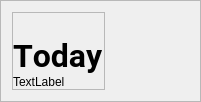
                <widget class="QFrame" name="frame">
                 <property name="frameShape">
                  <enum>QFrame::StyledPanel</enum>
                 </property>
                 <property name="frameShadow">
                  <enum>QFrame::Raised</enum>
                 </property>
                 <layout class="QHBoxLayout" name="horizontalLayout_6">
                  <item>
                   <widget class="QFrame" name="frame_3">
                    <property name="frameShape">
                     <enum>QFrame::StyledPanel</enum>
                    </property>
                    <property name="frameShadow">
                     <enum>QFrame::Raised</enum>
                    </property>
                    <layout class="QVBoxLayout" name="verticalLayout_17">
                     <property name="spacing">
                      <number>0</number>
                     </property>
                     <property name="leftMargin">
                      <number>0</number>
                     </property>
                     <property name="topMargin">
                      <number>0</number>
                     </property>
                     <property name="rightMargin">
                      <number>0</number>
                     </property>
                     <property name="bottomMargin">
                      <number>0</number>
                     </property>
                     <item alignment="Qt::AlignLeft">
                      <widget class="QPushButton" name="men0_btn">
                       <property name="cursor">
                        <cursorShape>PointingHandCursor</cursorShape>
                       </property>
                       <property name="styleSheet">
                        <string notr="true">border-radius: 5; padding: 5px;</string>
                       </property>
                       <property name="text">
                        <string/>
                       </property>
                       <property name="icon">
                        <iconset resource="resource.qrc">
                         <normaloff>:/i/resources/icons/menu.png</normaloff>:/i/resources/icons/menu.png</iconset>
                       </property>
                       <property name="iconSize">
                        <size>
                         <width>20</width>
                         <height>20</height>
                        </size>
                       </property>
                      </widget>
                     </item>
                     <item>
                      <widget class="QLabel" name="label">
                       <property name="font">
                        <font>
                         <family>Roboto</family>
                         <pointsize>24</pointsize>
                         <bold>true</bold>
                         <strikeout>false</strikeout>
                         <kerning>false</kerning>
                        </font>
                       </property>
                       <property name="text">
                        <string>Today</string>
                       </property>
                       <property name="scaledContents">
                        <bool>true</bool>
                       </property>
                       <property name="margin">
                        <number>0</number>
                       </property>
                       <property name="textInteractionFlags">
                        <set>Qt::NoTextInteraction</set>
                       </property>
                      </widget>
                     </item>
                     <item>
                      <widget class="QLabel" name="day_date">
                       <property name="text">
                        <string>TextLabel</string>
                       </property>
                       <property name="wordWrap">
                        <bool>false</bool>
                       </property>
                      </widget>
                     </item>
                    </layout>
                   </widget>
                  </item>
                  <item>
                   <spacer name="horizontalSpacer_2">
                    <property name="orientation">
                     <enum>Qt::Horizontal</enum>
                    </property>
                    <property name="sizeHint" stdset="0">
                     <size>
                      <width>40</width>
                      <height>20</height>
                     </size>
                    </property>
                   </spacer>
                  </item>
                  <item>
                   <widget class="QPushButton" name="set3_Today">
                    <property name="cursor">
                     <cursorShape>PointingHandCursor</cursorShape>
                    </property>
                    <property name="styleSheet">
                     <string notr="true">border-radius: 5px;  padding: 3px;
</string>
                    </property>
                    <property name="text">
                     <string/>
                    </property>
                    <property name="icon">
                     <iconset resource="resource.qrc">
                      <normaloff>:/i/resources/icons/more-horizontal.png</normaloff>:/i/resources/icons/more-horizontal.png</iconset>
                    </property>
                    <property name="iconSize">
                     <size>
                      <width>30</width>
                      <height>30</height>
                     </size>
                    </property>
                   </widget>
                  </item>
                 </layout>
                </widget>
